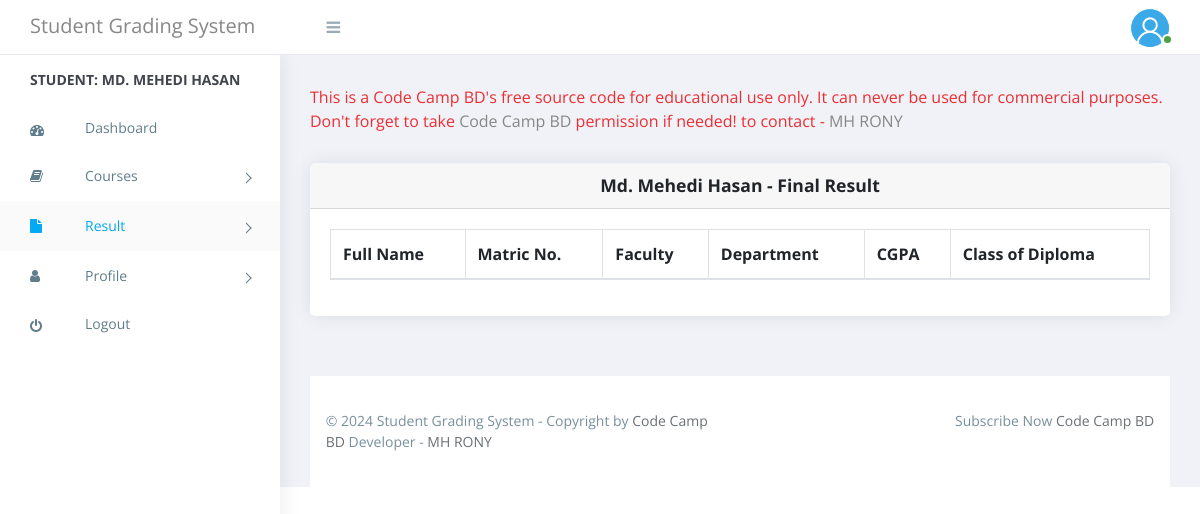
/School-Guide-Management-System-in-PHP/student/viewFinalResult.php (signed in), run on the app's committed database.
### tables this page shows
CREATE TABLE `tblstudent` (
  `Id` int(20) NOT NULL,
  `firstName` varchar(255) NOT NULL,
  `lastName` varchar(255) NOT NULL,
  `otherName` varchar(255) NOT NULL,
  `matricNo` varchar(255) NOT NULL,
  `password` varchar(255) NOT NULL DEFAULT 'student@ccbd',
  `levelId` int(10) NOT NULL,
  `facultyId` int(10) NOT NULL,
  `departmentId` int(10) NOT NULL,
  `sessionId` int(10) NOT NULL,
  `dateCreated` varchar(255) NOT NULL
);

### School-Guide-Management-System-in-PHP/includes/session.php (called while the page is built, shortened)
<?php
if (isset($_SESSION['staffId']))
{
    $staffId = $_SESSION['staffId'];
}
else if(isset($_SESSION['matricNo'])){
   $matricNo = $_SESSION['matricNo'];
}
else{
  echo "<script type = \"text/javascript\">
  window.location = (\"../index.php\");
  </script>";
}
?>

### School-Guide-Management-System-in-PHP/student/viewFinalResult.php (the view, shortened to what this page needs)
<?php
    include('../includes/session.php');
    if(isset($matricNo)){
        $stdQuery=mysqli_query($con,"select * from tblstudent where matricNo = '$matricNo'");
        $rowStd = mysqli_fetch_array($stdQuery);
    }
    else{
        echo "<script type = \"text/javascript\">
        window.location = (\"index.php\");
        </script>";
    }
?>
<!doctype html>
 <html class="no-js" lang="">
<head>
    <link rel="stylesheet" href="https://cdn.jsdelivr.net/npm/normalize.css@8.0.0/normalize.min.css">
    <link rel="stylesheet" href="https://cdn.jsdelivr.net/npm/bootstrap@4.1.3/dist/css/bootstrap.min.css">
    <link rel="stylesheet" href="https://cdn.jsdelivr.net/npm/font-awesome@4.7.0/css/font-awesome.min.css">
    <link rel="stylesheet" href="https://cdn.jsdelivr.net/gh/lykmapipo/themify-icons@0.1.2/css/themify-icons.css">
    <link rel="stylesheet" href="https://cdn.jsdelivr.net/npm/pixeden-stroke-7-icon@1.2.3/pe-icon-7-stroke/dist/pe-icon-7-stroke.min.css">
    <link rel="stylesheet" href="https://cdnjs.cloudflare.com/ajax/libs/flag-icon-css/3.2.0/css/flag-icon.min.css">
    <link rel="stylesheet" href="../assets/css/cs-skin-elastic.css">
    <link rel="stylesheet" href="../assets/css/lib/datatable/dataTables.bootstrap.min.css">
    <link rel="stylesheet" href="../assets/css/style2.css">
</head>
<body>
         <?php $page="result"; include 'includes/leftMenu.php';?>
    <div id="right-panel" class="right-panel">
                    <?php include 'includes/header.php';?>
        <div class="content">
            <div class="animated fadeIn">
                <div class="row">
                    <div class="col-lg-12">
                           <marquee onMouseOver="this.stop()" style="color: #e92f33;" onMouseOut="this.start()">This is a Code Camp BD's free source code for educational use only. It can never be used for commercial purposes. Don't forget to take <a target="_blank" href="https://www.youtube.com/@codecampbdofficial">Code Camp BD</a> permission if needed! to contact - <a target="_blank" href="https://www.facebook.com/dev.mhrony">MH RONY</a> </marquee>
                    </div>
                    <div class="col-md-12">
                        <div class="card">
                            <div class="card-header">
                                <strong class="card-title"><h4 align="center"><?php echo  $rowStd['firstName'].' '.$rowStd['lastName']?> - Final Result</h></strong>
                            </div>
                            <div class="card-body">
            <table class="table table-hover table-striped table-bordered">
                <thead>
                <tr>
                    <th>Full Name</th>
                    <th>Matric No.</th>
                    <th>Faculty</th>
                    <th>Department</th>
                    <th>CGPA</th>
                    <th>Class of Diploma</th>
                </tr>
            </thead>
                </table>
            </div>
        </div>
    </div>
            </div>
        </div>
    </div>
        <?php include 'includes/footer.php';?>
</div>
</body>
</html>

### School-Guide-Management-System-in-PHP/student/includes/leftMenu.php (shortened to what this page needs)
<?php
    $query = mysqli_query($con,"SELECT * FROM tblstudent WHERE matricNo='$matricNo'");
    $row = mysqli_fetch_array($query);
    $fullName = $row['firstName'].' '.$row['lastName'];
?><!--  Author Name: MH RONY.
<aside id="left-panel" class="left-panel">
        <nav class="navbar navbar-expand-sm navbar-default">
            <div id="main-menu" class="main-menu collapse navbar-collapse">
                <ul class="nav navbar-nav">
                    <li class="menu-title">Student:&nbsp;<?php echo $fullName;?></li>
                    <li class="<?php if($page=='dashboard'){ echo 'active'; }?>">
                        <a href="index.php"><i class="menu-icon fa fa-dashboard"></i>Dashboard </a>
                    </li>
                    <li class="menu-item-has-children dropdown <?php if($page=='courses'){ echo 'active'; }?>">
                        <a href="#" class="dropdown-toggle" data-toggle="dropdown" aria-haspopup="true"
                            aria-expanded="false"> <i class="menu-icon fa fa-book"></i>Courses</a>
                    </li>
                     <li class="menu-item-has-children dropdown <?php if($page=='result'){ echo 'active'; }?>">
                        <a href="#" class="dropdown-toggle" data-toggle="dropdown" aria-haspopup="true"
                            aria-expanded="false"> <i class="menu-icon fa fa-file"></i>Result</a>
                    </li>
                    <li class="menu-item-has-children dropdown <?php if($page=='profile'){ echo 'active'; }?>">
                        <a href="#" class="dropdown-toggle" data-toggle="dropdown" aria-haspopup="true"
                            aria-expanded="false"> <i class="menu-icon fa fa-user"></i>Profile</a>
                            </li>
                        </ul>
                         <li>
                        <a href="logout.php"> <i class="menu-icon fa fa-power-off"></i>Logout </a>
                    </li>
            </div>
        </nav>
    </aside>

### School-Guide-Management-System-in-PHP/assets/css/style2.css (style rules this page uses)
body { display: table; font-family: "Open Sans", sans-serif; font-size: 16px; width: 100%; }
a, button { text-decoration: none; outline: none !important; color: #878787; -webkit-transition: all 0.25s ease; transition: all 0.25s ease; }
h1, h2, h3, h4, h5, h6 { margin: 0; }
ul, ol { padding-left: 0; }
aside.left-panel { background: #fff; height: 100vh; padding: 0; vertical-align: top; width: 280px; -webkit-box-shadow: 1px 0 20px rgba(0, 0, 0, 0.08); box-shadow: 1px 0 20px rgba(0, 0, 0, 0.08); position: fixed; left: 0; bottom: 0; top: 55px; z-index: 999; }
.navbar { background: #fff; border-radius: 0; border: none; display: inline-block; margin: 0; padding: 0; vertical-align: top; }
.navbar .main-menu { float: left; padding: 0; padding-bottom: 50px; }
.navbar .menu-title { color: #41434d; clear: both; display: block; font-family: "Open Sans"; font-size: 14px; font-weight: 700; line-height: 50px; padding: 0; text-transform: uppercase; width: 100%; }
.navbar .navbar-nav { float: none; position: relative; }
.navbar .navbar-nav > li { padding-left: 30px; padding-right: 30px; }
.navbar .navbar-nav > li.active { background: #fafafa; }
.navbar .navbar-nav li { width: 100%; }
.navbar .navbar-nav li.active .menu-icon, .navbar .navbar-nav li:hover .toggle_nav_button:before, .navbar .navbar-nav li .toggle_nav_button.nav-open:before { color: #03a9f3; }
.navbar .navbar-nav li .dropdown-toggle:after { display: none; }
.navbar .navbar-nav li > a { background: none !important; color: #607d8b; display: inline-block; font-size: 14px; line-height: 26px; padding: 10px 0; position: relative; width: 100%; }
.navbar .navbar-nav li > a .menu-icon { color: #607d8b; float: left; margin-top: 8px; width: 55px; text-align: left; z-index: 9; }
.navbar .navbar-nav li.menu-item-has-children { position: relative; }
.navbar .navbar-nav li.menu-item-has-children a { line-height: 30px; }
.navbar .navbar-nav li.menu-item-has-children a:before { content: ""; position: absolute; top: 23px; right: 0; width: 8px; height: 8px; border-style: solid; border-width: 1px; border-color: #607d8b #607d8b transparent transparent; -webkit-transform: rotate(45deg); transform: rotate(45deg); -webkit-transition: all 0.25s ease; transition: all 0.25s ease; }
.navbar .navbar-nav > .active > a, .navbar .navbar-nav > .active > a:focus, .navbar .navbar-nav > .active > a:hover { color: #03a9f3; }
.right-panel { background: #f1f2f7; margin-left: 280px; margin-top: 55px; }
.content { float: left; padding: 1.875em; width: 100%; }
.card { margin-bottom: 1.875em; border-radius: 5px; padding: 0; border: 0px solid transparent; -webkit-box-shadow: 0 0 20px rgba(0, 0, 0, 0.08); box-shadow: 0 0 20px rgba(0, 0, 0, 0.08); }
.card .card-body { float: left; padding: 1.25em; position: relative; width: 100%; }
.card h4 { font-size: 1.1rem; }
@media (max-width: 1368px) { .card-body { padding: 15px; } }

### data on the page
tblstudent: fullName "MD. MEHEDI HASAN", firstName "Md. Mehedi", lastName "Hasan"
